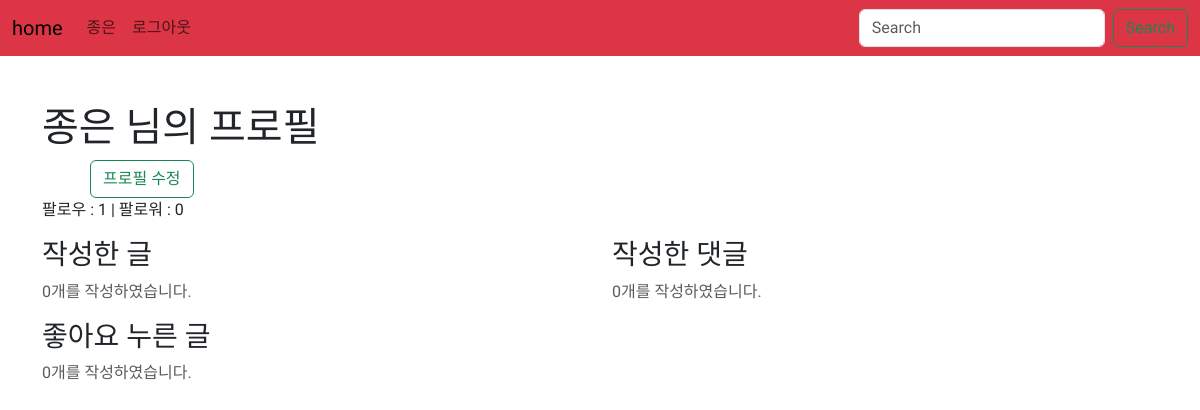
The app's page /accounts/2/ (signed in), older data.
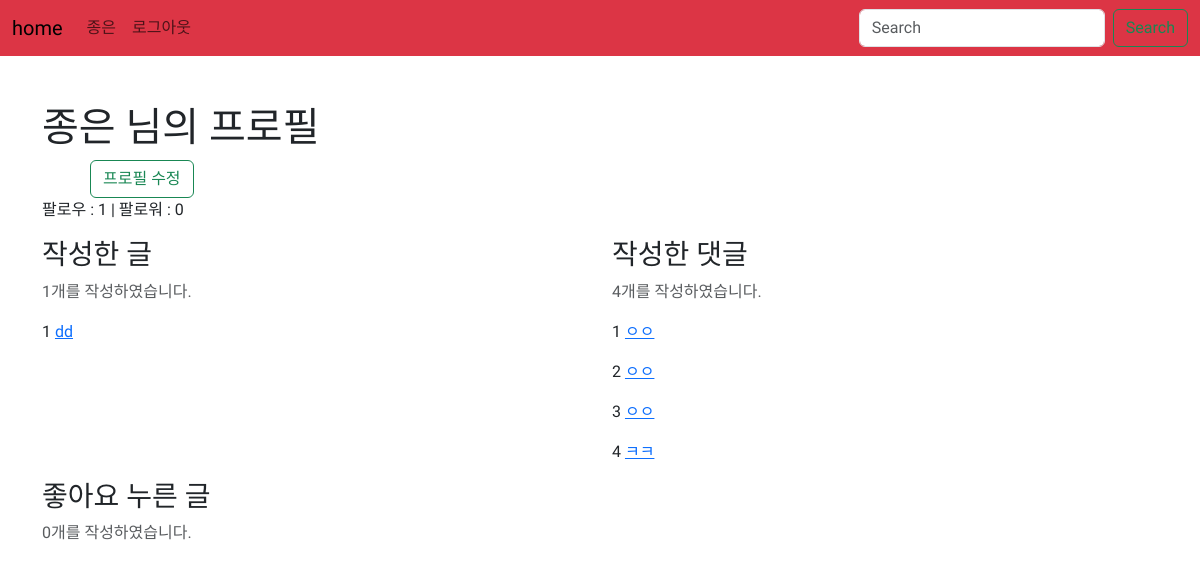
The same page, newer data.
### accounts/models.py (models this page shows)
class User(AbstractUser):
    followings = models.ManyToManyField('self', symmetrical=False, related_name='followers')

### articles/models.py (models this page shows)
class Article(models.Model):
    title = models.CharField(max_length=20)
    content = models.TextField()
    created_at = models.DateTimeField(auto_now_add=True)
    updated_at = models.DateTimeField(auto_now=True)
    image = models.ImageField(upload_to='images/', blank=True)
    user = models.ForeignKey(settings.AUTH_USER_MODEL, on_delete=models.CASCADE, default = '')
    like_users = models.ManyToManyField(settings.AUTH_USER_MODEL, related_name='like_articles')

class Comment(models.Model):
    content = models.TextField()
    created_at = models.DateTimeField(auto_now_add=True)
    article = models.ForeignKey(Article, on_delete=models.CASCADE)
    user = models.ForeignKey(settings.AUTH_USER_MODEL, on_delete=models.CASCADE, default = '')

### accounts/views.py (the view)
# urls.py: path('<int:pk>/', views.detail, name='detail'),
@login_required
def detail(request, pk):
    user = get_object_or_404(get_user_model(), pk=pk)
    context = {
        'user': user
    }
    return render(request, 'accounts/detail.html', context)

### accounts/templates/accounts/detail.html (shortened to what this page needs)
{% extends 'base.html' %}
{% block body %}
  <h1>{{ user.username }}
    님의 프로필</h1>
  {% if request.user == user %}
  <a href="{% url 'accounts:update' user.pk %}" class='btn btn-outline-success ms-5'>프로필 수정</a>
  {% endif %}
  <p>팔로우 :
    {{ user.followings.count }}
    | 팔로워 :
    {{ user.followers.count }}</p>
  <div class="row">
    <div class="col-6">
      <h3>작성한 글</h3>
      <p class="text-muted">{{ user.article_set.count }}개를 작성하였습니다.</p>
      {% for article in user.article_set.all %}
        <p>
          {{ forloop.counter }}
          <a href="{% url 'articles:detail' article.pk %}">{{ article.title }}</a>
        </p>
      {% endfor %}
    </div>
    <div class="col-6">
      <h3>작성한 댓글</h3>
      <p class="text-muted">{{ user.comment_set.count }}개를 작성하였습니다.</p>
      {% for comment in user.comment_set.all %}
        <p>
          {{ forloop.counter }}
          <a href="{% url 'articles:detail' comment.article_id %}">{{ comment.content }}</a>
        </p>
      {% endfor %}
    </div>
    <div class="col-6">
      <h3>좋아요 누른 글</h3>
      <p class="text-muted">{{ user.like_articles.count }}개를 작성하였습니다.</p>
    </div>
  </div>
  {% endblock%}

### templates/base.html (shortened to what this page needs)
{% load django_bootstrap5 %}
<!DOCTYPE html>
<html lang="ko">
  <head>
    <link rel="stylesheet" href="https://cdn.jsdelivr.net/npm/bootstrap-icons@1.9.1/font/bootstrap-icons.css">
    {% bootstrap_css %}
  </head>
  <nav class="navbar navbar-expand-lg bg-danger">
    <div class="container-fluid ">
      <a class="navbar-brand " href="{% url 'articles:index' %}">home</a>
      <div class="collapse navbar-collapse" id="navbarSupportedContent">
        <ul class="navbar-nav me-auto mb-2 mb-lg-0">
          {% if request.user.is_authenticated %}
            <li class="nav-item">
              <a class="nav-link" href="{% url 'accounts:detail' request.user.pk %}">{{ request.user }}</a>
            </li>
            <li class="nav-item">
              <a class="nav-link" href="{% url 'accounts:logout' %}">로그아웃</a>
            </li>
          {% endif %}
        </ul>
        <form class="d-flex" role="search">
          <input class="form-control me-2" type="search" placeholder="Search" aria-label="Search">
          <button class="btn btn-outline-success" type="submit">Search</button>
        </form>
      </div>
    </div>
  </nav>
  <div class="container my-5">
    {% block body %}{% endblock body %}
  </div>
</body>
</html>

Row changes from the older to the newer data that the page shows:
changed User "종은": article_set.count "0" → "1"; comment_set.count "0" → "4"
added Article: title "dd"
added Comment: content "ㅇㅇ"
added Comment: content "ㅇㅇ"
added Comment: content "ㅇㅇ"
added Comment: content "ㅋㅋ"
